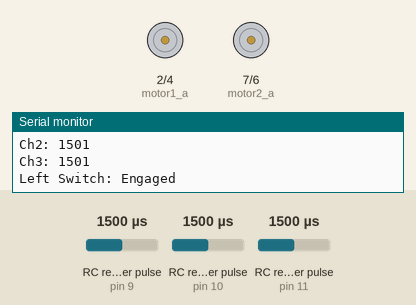
The sketch below on a simulated Arduino Uno, built with avr-gcc and run on an emulated ATmega328P. Shown: motor-driver pin pairs drawn as motors (green arrow = first pin HIGH = forward, orange = second pin HIGH = backward, longer = more drive, scaled by the enable pin), the last lines printed to the serial monitor. Wiring (inferred from the names in the program): 3 × RC receiver channel: data pin 9 / data pin 10 / data pin 11. Inputs (shaded band) come from the test bench; at power-on: RC receiver pulse (sensors on pin 9, pin 10, pin 11) 1500 µs.

Above: at 1.2 s.
1.3 s: RC receiver pulse (sensor on pin 9) set to 1020 µs
At 2.5 s:
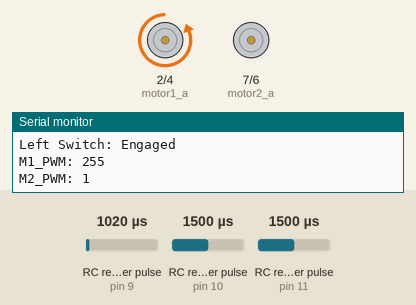
2.9 s: RC receiver pulse (sensor on pin 10) set to 1479 µs
4.4 s: RC receiver pulse (sensor on pin 10) set to 1455 µs
At 5.3 s:
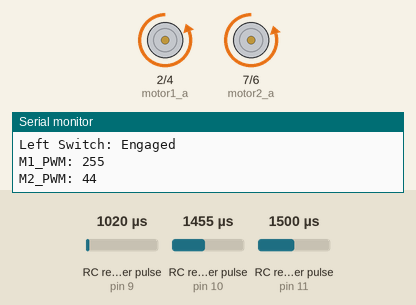
6.0 s: RC receiver pulse (sensor on pin 11) set to 1040 µs
7.5 s: RC receiver pulse (sensor on pin 11) set to 1020 µs
At 8.8 s:
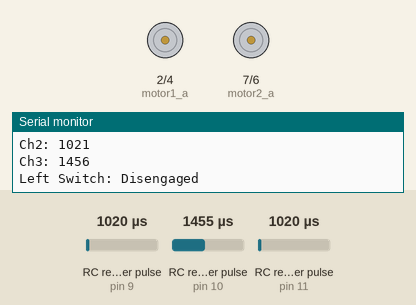
9.1 s: RC receiver pulse (sensor on pin 11) set to 1250 µs
At 9.6 s:
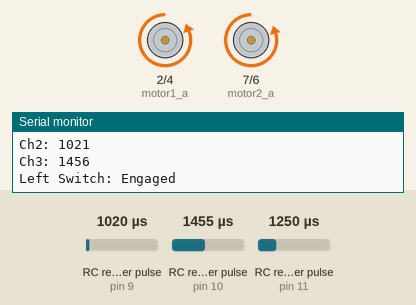
Timing chart, 0 to 11.6 s (numbered marks = the images above; inputs shaded):
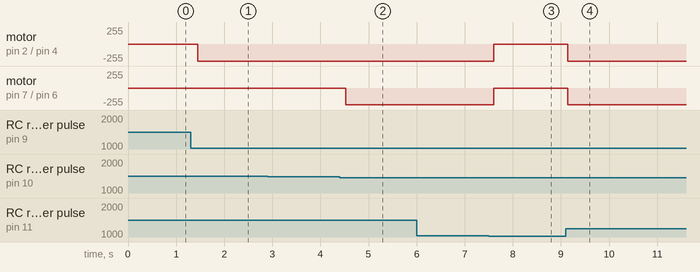

The sketch:

rc_crawler_toy.ino
```cpp
/* Arduino RC Board
 * SN754410 H-bridge motor driver.
 * FrSky Rx module.
 * By: @esauOp
*/

#define input_ch1 11
#define input_ch2 9
#define input_ch3 10

#define motor1_a 2
#define motor1_b 4
#define motor1_pwm 3

#define motor2_a 7
#define motor2_b 6
#define motor2_pwm 5

int ch1;
int ch2;
int ch3;

int arm = 0; // Engine
int threshold = 30;

int movent; // Forward/Back
int turn;   // Left/Right

int speed_val_m1; // value for motor speed
int speed_val_m2;

void setup() {
  pinMode(input_ch1, INPUT);
  pinMode(input_ch2, INPUT);
  pinMode(input_ch3, INPUT);

  pinMode(motor1_a, OUTPUT);  //Set control pins to be outputs
  pinMode(motor1_b, OUTPUT);
  pinMode(motor2_a, OUTPUT);
  pinMode(motor2_b, OUTPUT);

  pinMode(motor1_pwm, OUTPUT);
  analogWrite(motor1_pwm, 0);

  pinMode(motor2_pwm, OUTPUT);
  analogWrite(motor2_pwm, 0);

  Serial.begin(9600); // for debugging
}

void loop() {
  ch1 = pulseIn(input_ch1, HIGH, 25000); // Read the pulse width of
  ch2 = pulseIn(input_ch2, HIGH, 25000); // each channel
  ch3 = pulseIn(input_ch3, HIGH, 25000);

  Serial.print("Ch1: "); Serial.println(ch1);
  Serial.print("Ch2: "); Serial.println(ch2);
  Serial.print("Ch3: "); Serial.println(ch3);

  // Engaged threshold
  if(ch1>(1000+threshold)){Serial.println("Left Switch: Engaged"); arm = 1;}
  if(ch1<(1000+threshold)){Serial.println("Left Switch: Disengaged"); arm = 0;}

  if(arm){
    movent = map(ch2, 1000,2000, -500, 500);      //center over zero
    speed_val_m1 = constrain(movent, -255, 255);  //only pass values whose absolutes are
                                                  //valid pwm values

    /* What we're doing here is determining whether we want to move
     * forward or backward
     */
    if(movent>threshold){
      digitalWrite(motor1_a, HIGH);
      digitalWrite(motor1_b, LOW);
    }
    else if(movent<(threshold*(-1))){
      digitalWrite(motor1_a, LOW);
      digitalWrite(motor1_b, HIGH);
      speed_val_m1=abs(speed_val_m1);
    }
    else{
      digitalWrite(motor1_a, LOW);
      digitalWrite(motor1_b, LOW);
    }

    // control the speed 0- 255
    Serial.print("M1_PWM: "); Serial.println(speed_val_m1);
    analogWrite(motor1_pwm, speed_val_m1);    // output speed as
                                              // PWM value


    /* Here we're determining whether a left or a right turn is being
     * executed
     */
    turn = map(ch3,1000,2000,-500,500);
    speed_val_m2 = constrain(turn, -255, 255);


    if(turn>threshold){
      digitalWrite(motor2_a, HIGH);
      digitalWrite(motor2_b, LOW);
    }
    else if(turn<(threshold*(-1))){
      digitalWrite(motor2_a, LOW);
      digitalWrite(motor2_b, HIGH);
      speed_val_m2=abs(speed_val_m2);
    }
    else{
      digitalWrite(motor2_a, LOW);
      digitalWrite(motor2_b, LOW);
    }

    // control the speed 0- 255
    Serial.print("M2_PWM: "); Serial.println(speed_val_m2);
    analogWrite(motor2_pwm, 250);     // output speed as
                                      // PWM value
  }
  else{
    digitalWrite(motor1_a, LOW);
    digitalWrite(motor1_b, LOW);
    digitalWrite(motor2_a, LOW);
    digitalWrite(motor2_b, LOW);
  }

  delay(100);
}
```

Measured:
- the behaviour switches between 1469 and 1468 µs on RC receiver pulse (sensor on pin 10) (found by bisection; images 1 and 2)
- the behaviour switches between 1029 and 1028 µs on RC receiver pulse (sensor on pin 11) (found by bisection; images 2 and 3)
- after the input at 1.3 s, motor on pin 2 (motor1_a) / pin 4 (motor1_b): stopped → backward 255/255 after 0.15 s
- after the input at 4.4 s, motor on pin 7 (motor2_a) / pin 6 (motor2_b): stopped → backward 250/255 after 0.13 s
- after the input at 7.5 s, motor on pin 2 (motor1_a) / pin 4 (motor1_b): backward 255/255 → stopped after 0.10 s; motor on pin 7 (motor2_a) / pin 6 (motor2_b): backward 250/255 → stopped after 0.10 s
- after the input at 9.1 s, motor on pin 2 (motor1_a) / pin 4 (motor1_b): stopped → backward 255/255 at once; motor on pin 7 (motor2_a) / pin 6 (motor2_b): stopped → backward 250/255 after 0.05 s
